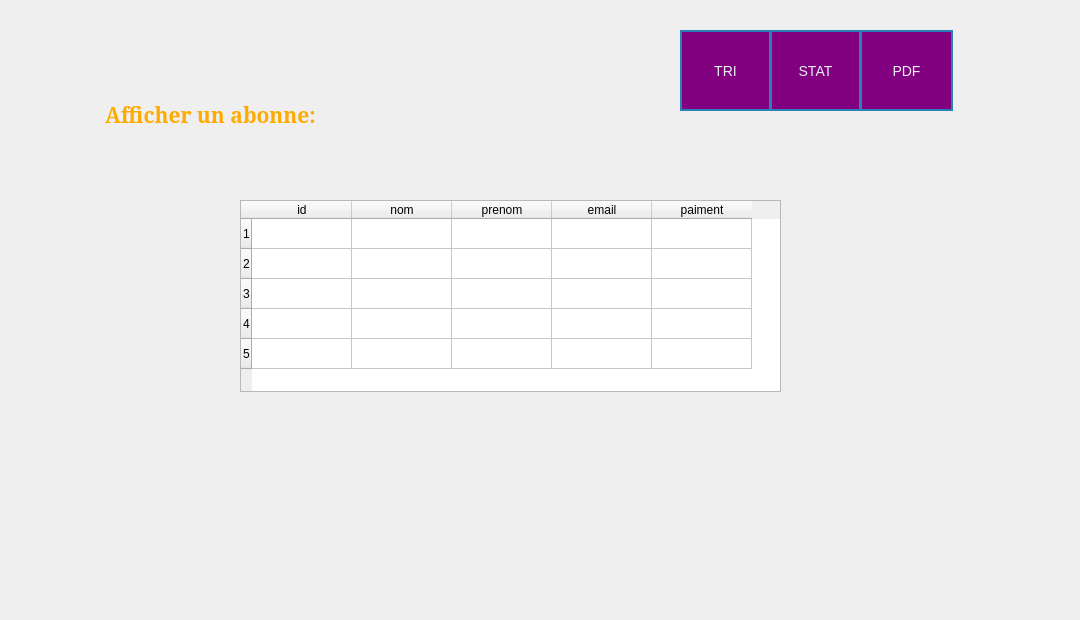
    <widget class="QWidget" name="pageAfficher">
     <attribute name="title">
      <string>pageAfficher</string>
     </attribute>
     <widget class="QLabel" name="label_2">
      <property name="geometry">
       <rect>
        <x>10</x>
        <y>10</y>
        <width>1061</width>
        <height>601</height>
       </rect>
      </property>
      <property name="text">
       <string/>
      </property>
      <property name="pixmap">
       <pixmap>images/backg.jpg.jpg</pixmap>
      </property>
      <property name="scaledContents">
       <bool>true</bool>
      </property>
     </widget>
     <widget class="QTableWidget" name="tableWidget">
      <property name="geometry">
       <rect>
        <x>240</x>
        <y>200</y>
        <width>541</width>
        <height>192</height>
       </rect>
      </property>
      <row>
       <property name="text">
        <string>1</string>
       </property>
      </row>
      <row>
       <property name="text">
        <string>2</string>
       </property>
      </row>
      <row>
       <property name="text">
        <string>3</string>
       </property>
      </row>
      <row>
       <property name="text">
        <string>4</string>
       </property>
      </row>
      <row>
       <property name="text">
        <string>5</string>
       </property>
      </row>
      <column>
       <property name="text">
        <string>id</string>
       </property>
      </column>
      <column>
       <property name="text">
        <string>nom</string>
       </property>
      </column>
      <column>
       <property name="text">
        <string>prenom</string>
       </property>
      </column>
      <column>
       <property name="text">
        <string>email</string>
       </property>
      </column>
      <column>
       <property name="text">
        <string>paiment</string>
       </property>
      </column>
     </widget>
     <widget class="QLabel" name="label_10">
      <property name="geometry">
       <rect>
        <x>10</x>
        <y>70</y>
        <width>401</width>
        <height>91</height>
       </rect>
      </property>
      <property name="palette">
       <palette>
        <active>
         <colorrole role="Button">
          <brush brushstyle="LinearGradientPattern">
           <gradient startx="0.000000000000000" starty="0.000000000000000" endx="1.000000000000000" endy="0.000000000000000" type="LinearGradient" spread="PadSpread" coordinatemode="ObjectBoundingMode">
            <gradientstop position="0.000000000000000">
             <color alpha="255">
              <red>0</red>
              <green>0</green>
              <blue>102</blue>
             </color>
            </gradientstop>
            <gradientstop position="0.250000000000000">
             <color alpha="255">
              <red>0</red>
              <green>0</green>
              <blue>102</blue>
             </color>
            </gradientstop>
            <gradientstop position="0.750000000000000">
             <color alpha="255">
              <red>173</red>
              <green>216</green>
              <blue>230</blue>
             </color>
            </gradientstop>
            <gradientstop position="1.000000000000000">
             <color alpha="255">
              <red>173</red>
              <green>216</green>
              <blue>230</blue>
             </color>
            </gradientstop>
           </gradient>
          </brush>
         </colorrole>
         <colorrole role="Base">
          <brush brushstyle="LinearGradientPattern">
           <gradient startx="0.000000000000000" starty="0.000000000000000" endx="1.000000000000000" endy="0.000000000000000" type="LinearGradient" spread="PadSpread" coordinatemode="ObjectBoundingMode">
            <gradientstop position="0.000000000000000">
             <color alpha="255">
              <red>0</red>
              <green>0</green>
              <blue>102</blue>
             </color>
            </gradientstop>
            <gradientstop position="0.250000000000000">
             <color alpha="255">
              <red>0</red>
              <green>0</green>
              <blue>102</blue>
             </color>
            </gradientstop>
            <gradientstop position="0.750000000000000">
             <color alpha="255">
              <red>173</red>
              <green>216</green>
              <blue>230</blue>
             </color>
            </gradientstop>
            <gradientstop position="1.000000000000000">
             <color alpha="255">
              <red>173</red>
              <green>216</green>
              <blue>230</blue>
             </color>
            </gradientstop>
           </gradient>
          </brush>
         </colorrole>
         <colorrole role="Window">
          <brush brushstyle="LinearGradientPattern">
           <gradient startx="0.000000000000000" starty="0.000000000000000" endx="1.000000000000000" endy="0.000000000000000" type="LinearGradient" spread="PadSpread" coordinatemode="ObjectBoundingMode">
            <gradientstop position="0.000000000000000">
             <color alpha="255">
              <red>0</red>
              <green>0</green>
              <blue>102</blue>
             </color>
            </gradientstop>
            <gradientstop position="0.250000000000000">
             <color alpha="255">
              <red>0</red>
              <green>0</green>
              <blue>102</blue>
             </color>
            </gradientstop>
            <gradientstop position="0.750000000000000">
             <color alpha="255">
              <red>173</red>
              <green>216</green>
              <blue>230</blue>
             </color>
            </gradientstop>
            <gradientstop position="1.000000000000000">
             <color alpha="255">
              <red>173</red>
              <green>216</green>
              <blue>230</blue>
             </color>
            </gradientstop>
           </gradient>
          </brush>
         </colorrole>
        </active>
        <inactive>
         <colorrole role="Button">
          <brush brushstyle="LinearGradientPattern">
           <gradient startx="0.000000000000000" starty="0.000000000000000" endx="1.000000000000000" endy="0.000000000000000" type="LinearGradient" spread="PadSpread" coordinatemode="ObjectBoundingMode">
            <gradientstop position="0.000000000000000">
             <color alpha="255">
              <red>0</red>
              <green>0</green>
              <blue>102</blue>
             </color>
            </gradientstop>
            <gradientstop position="0.250000000000000">
             <color alpha="255">
              <red>0</red>
              <green>0</green>
              <blue>102</blue>
             </color>
            </gradientstop>
            <gradientstop position="0.750000000000000">
             <color alpha="255">
              <red>173</red>
              <green>216</green>
              <blue>230</blue>
             </color>
            </gradientstop>
            <gradientstop position="1.000000000000000">
             <color alpha="255">
              <red>173</red>
              <green>216</green>
              <blue>230</blue>
             </color>
            </gradientstop>
           </gradient>
          </brush>
         </colorrole>
         <colorrole role="Base">
          <brush brushstyle="LinearGradientPattern">
           <gradient startx="0.000000000000000" starty="0.000000000000000" endx="1.000000000000000" endy="0.000000000000000" type="LinearGradient" spread="PadSpread" coordinatemode="ObjectBoundingMode">
            <gradientstop position="0.000000000000000">
             <color alpha="255">
              <red>0</red>
              <green>0</green>
              <blue>102</blue>
             </color>
            </gradientstop>
            <gradientstop position="0.250000000000000">
             <color alpha="255">
              <red>0</red>
              <green>0</green>
              <blue>102</blue>
             </color>
            </gradientstop>
            <gradientstop position="0.750000000000000">
             <color alpha="255">
              <red>173</red>
              <green>216</green>
              <blue>230</blue>
             </color>
            </gradientstop>
            <gradientstop position="1.000000000000000">
             <color alpha="255">
              <red>173</red>
              <green>216</green>
              <blue>230</blue>
             </color>
            </gradientstop>
           </gradient>
          </brush>
         </colorrole>
         <colorrole role="Window">
          <brush brushstyle="LinearGradientPattern">
           <gradient startx="0.000000000000000" starty="0.000000000000000" endx="1.000000000000000" endy="0.000000000000000" type="LinearGradient" spread="PadSpread" coordinatemode="ObjectBoundingMode">
            <gradientstop position="0.000000000000000">
             <color alpha="255">
              <red>0</red>
              <green>0</green>
              <blue>102</blue>
             </color>
            </gradientstop>
            <gradientstop position="0.250000000000000">
             <color alpha="255">
              <red>0</red>
              <green>0</green>
              <blue>102</blue>
             </color>
            </gradientstop>
            <gradientstop position="0.750000000000000">
             <color alpha="255">
              <red>173</red>
              <green>216</green>
              <blue>230</blue>
             </color>
            </gradientstop>
            <gradientstop position="1.000000000000000">
             <color alpha="255">
              <red>173</red>
              <green>216</green>
              <blue>230</blue>
             </color>
            </gradientstop>
           </gradient>
          </brush>
         </colorrole>
        </inactive>
        <disabled>
         <colorrole role="Button">
          <brush brushstyle="LinearGradientPattern">
           <gradient startx="0.000000000000000" starty="0.000000000000000" endx="1.000000000000000" endy="0.000000000000000" type="LinearGradient" spread="PadSpread" coordinatemode="ObjectBoundingMode">
            <gradientstop position="0.000000000000000">
             <color alpha="255">
              <red>0</red>
              <green>0</green>
              <blue>102</blue>
             </color>
            </gradientstop>
            <gradientstop position="0.250000000000000">
             <color alpha="255">
              <red>0</red>
              <green>0</green>
              <blue>102</blue>
             </color>
            </gradientstop>
            <gradientstop position="0.750000000000000">
             <color alpha="255">
              <red>173</red>
              <green>216</green>
              <blue>230</blue>
             </color>
            </gradientstop>
            <gradientstop position="1.000000000000000">
             <color alpha="255">
              <red>173</red>
              <green>216</green>
              <blue>230</blue>
             </color>
            </gradientstop>
           </gradient>
          </brush>
         </colorrole>
         <colorrole role="Base">
          <brush brushstyle="LinearGradientPattern">
           <gradient startx="0.000000000000000" starty="0.000000000000000" endx="1.000000000000000" endy="0.000000000000000" type="LinearGradient" spread="PadSpread" coordinatemode="ObjectBoundingMode">
            <gradientstop position="0.000000000000000">
             <color alpha="255">
              <red>0</red>
              <green>0</green>
              <blue>102</blue>
             </color>
            </gradientstop>
            <gradientstop position="0.250000000000000">
             <color alpha="255">
              <red>0</red>
              <green>0</green>
              <blue>102</blue>
             </color>
            </gradientstop>
            <gradientstop position="0.750000000000000">
             <color alpha="255">
              <red>173</red>
              <green>216</green>
              <blue>230</blue>
             </color>
            </gradientstop>
            <gradientstop position="1.000000000000000">
             <color alpha="255">
              <red>173</red>
              <green>216</green>
              <blue>230</blue>
             </color>
            </gradientstop>
           </gradient>
          </brush>
         </colorrole>
         <colorrole role="Window">
          <brush brushstyle="LinearGradientPattern">
           <gradient startx="0.000000000000000" starty="0.000000000000000" endx="1.000000000000000" endy="0.000000000000000" type="LinearGradient" spread="PadSpread" coordinatemode="ObjectBoundingMode">
            <gradientstop position="0.000000000000000">
             <color alpha="255">
              <red>0</red>
              <green>0</green>
              <blue>102</blue>
             </color>
            </gradientstop>
            <gradientstop position="0.250000000000000">
             <color alpha="255">
              <red>0</red>
              <green>0</green>
              <blue>102</blue>
             </color>
            </gradientstop>
            <gradientstop position="0.750000000000000">
             <color alpha="255">
              <red>173</red>
              <green>216</green>
              <blue>230</blue>
             </color>
            </gradientstop>
            <gradientstop position="1.000000000000000">
             <color alpha="255">
              <red>173</red>
              <green>216</green>
              <blue>230</blue>
             </color>
            </gradientstop>
           </gradient>
          </brush>
         </colorrole>
        </disabled>
       </palette>
      </property>
      <property name="font">
       <font>
        <family>MS Serif</family>
        <pointsize>16</pointsize>
       </font>
      </property>
      <property name="styleSheet">
       <string notr="true">font-size: 16pt;
font-family: &quot;MS Serif&quot;;
</string>
      </property>
      <property name="text">
       <string>&lt;!DOCTYPE HTML PUBLIC &quot;-//W3C//DTD HTML 4.0//EN&quot; &quot;http://www.w3.org/TR/REC-html40/strict.dtd&quot;&gt;
&lt;html&gt;&lt;head&gt;&lt;meta name=&quot;qrichtext&quot; content=&quot;1&quot; /&gt;&lt;style type=&quot;text/css&quot;&gt;
p, li { white-space: pre-wrap; }
&lt;/style&gt;&lt;/head&gt;&lt;body style=&quot; font-family:'MS Serif'; font-size:16pt; font-weight:400; font-style:normal;&quot;&gt;
&lt;p align=&quot;center&quot; dir='rtl' style=&quot; margin-top:0px; margin-bottom:0px; margin-left:0px; margin-right:0px; -qt-block-indent:0; text-indent:0px;&quot;&gt;&lt;span style=&quot; font-family:'MS Shell Dlg 2'; font-weight:600; color:#ffaa00;&quot;&gt;:Afficher un abonne&lt;/span&gt;&lt;/p&gt;&lt;/body&gt;&lt;/html&gt;</string>
      </property>
      <property name="textFormat">
       <enum>Qt::AutoText</enum>
      </property>
     </widget>
     <widget class="QPushButton" name="pdf">
      <property name="geometry">
       <rect>
        <x>860</x>
        <y>30</y>
        <width>93</width>
        <height>81</height>
       </rect>
      </property>
      <property name="styleSheet">
       <string notr="true">/* Style pour tous les boutons dans l'interface utilisateur */
QPushButton {
    font-size: 14px; /* Ajoutez un point-virgule ici */
    background-color: purple; /* Couleur de fond mauve par défaut */
    border: 2px solid #2980b9; /* Bordure bleue plus foncée par défaut */
    color: #ecf0f1; /* Couleur du texte par défaut */
}

/* Style pour tous les boutons en état survolé */
QPushButton:hover {
    font-size: 14px; /* Ajoutez un point-virgule ici */
    background-color: red; /* Couleur de fond blanche lorsqu'il est survolé */
    border: 2px solid #3498db; /* Bordure bleue lorsqu'il est survolé */
}

/* Style pour tous les boutons en état pressé (cliqué) */
QPushButton:pressed {
    font-size: 14px; /* Ajoutez un point-virgule ici */
    background-color: red; /* Couleur de fond rouge lorsqu'il est pressé */
    border: 2px solid #2980b9; /* Bordure bleue plus foncée lorsqu'il est pressé */
}

</string>
      </property>
      <property name="text">
       <string>PDF</string>
      </property>
     </widget>
     <widget class="QPushButton" name="stat">
      <property name="geometry">
       <rect>
        <x>770</x>
        <y>30</y>
        <width>91</width>
        <height>81</height>
       </rect>
      </property>
      <property name="styleSheet">
       <string notr="true">/* Style pour tous les boutons dans l'interface utilisateur */
QPushButton {
    font-size: 14px; /* Ajoutez un point-virgule ici */
    background-color: purple; /* Couleur de fond mauve par défaut */
    border: 2px solid #2980b9; /* Bordure bleue plus foncée par défaut */
    color: #ecf0f1; /* Couleur du texte par défaut */
}

/* Style pour tous les boutons en état survolé */
QPushButton:hover {
    font-size: 14px; /* Ajoutez un point-virgule ici */
    background-color: red; /* Couleur de fond blanche lorsqu'il est survolé */
    border: 2px solid #3498db; /* Bordure bleue lorsqu'il est survolé */
}

/* Style pour tous les boutons en état pressé (cliqué) */
QPushButton:pressed {
    font-size: 14px; /* Ajoutez un point-virgule ici */
    background-color: red; /* Couleur de fond rouge lorsqu'il est pressé */
    border: 2px solid #2980b9; /* Bordure bleue plus foncée lorsqu'il est pressé */
}

</string>
      </property>
      <property name="text">
       <string>STAT</string>
      </property>
     </widget>
     <widget class="QPushButton" name="triButton">
      <property name="geometry">
       <rect>
        <x>680</x>
        <y>30</y>
        <width>91</width>
        <height>81</height>
       </rect>
      </property>
      <property name="styleSheet">
       <string notr="true">/* Style pour tous les boutons dans l'interface utilisateur */
QPushButton {
    font-size: 14px; /* Ajoutez un point-virgule ici */
    background-color: purple; /* Couleur de fond mauve par défaut */
    border: 2px solid #2980b9; /* Bordure bleue plus foncée par défaut */
    color: #ecf0f1; /* Couleur du texte par défaut */
}

/* Style pour tous les boutons en état survolé */
QPushButton:hover {
    font-size: 14px; /* Ajoutez un point-virgule ici */
    background-color: red; /* Couleur de fond blanche lorsqu'il est survolé */
    border: 2px solid #3498db; /* Bordure bleue lorsqu'il est survolé */
}

/* Style pour tous les boutons en état pressé (cliqué) */
QPushButton:pressed {
    font-size: 14px; /* Ajoutez un point-virgule ici */
    background-color: red; /* Couleur de fond rouge lorsqu'il est pressé */
    border: 2px solid #2980b9; /* Bordure bleue plus foncée lorsqu'il est pressé */
}

</string>
      </property>
      <property name="text">
       <string>TRI</string>
      </property>
     </widget>
    </widget>
